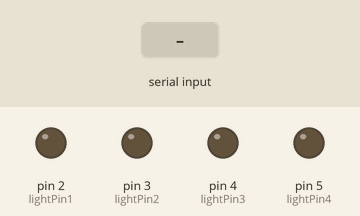
Recording of a sketch running on a simulated Arduino Uno, built with avr-gcc and run on an emulated ATmega328P. Parts: output pins drawn as LEDs (lit = HIGH). The inputs (shaded band) are chosen by the test bench.

Above: at 1.2 s.
1.3 s: "1" received over Serial
At 2.3 s:
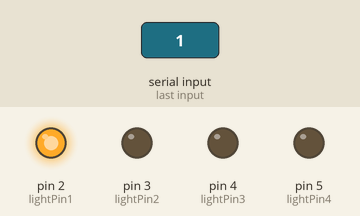
Timing chart, 0 to 4.3 s (numbered marks = the images above; inputs shaded):
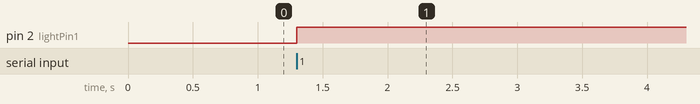

The sketch:

light_switch.ino
```cpp
/*
 * This file receives a Serial value of "1" or "0" and changes the light based on
 * that value.
 */

// Define the ports for the LEDs
int lightPin1 = 2;
int lightPin2 = 3;
int lightPin3 = 4;
int lightPin4 = 5;

//Map LEDs to assigned Ids in the frontend.
String lightPin1Id = "1";
String lightPin2Id = "2";
String lightPin3Id = "3";
String lightPin4Id = "4";


void setup()
{

  // Initialize the light pin
  pinMode(lightPin1, OUTPUT);
  pinMode(lightPin2, OUTPUT);
  pinMode(lightPin3, OUTPUT);
  pinMode(lightPin4, OUTPUT);

  // Initialize the Serial
  Serial.begin(9600);

}

void loop() {
  if(Serial.available() > 0) {
    String receivedString = "";
    String pinId = "";
    String pinSignal = "";

    while(Serial.available() > 0) {
      receivedString = char(Serial.read());
      int indexOfSplittingPoint = receivedString.indexOf(" ");
      int lengthOfInputLine = receivedString.length();

      //Divide the receivedString into the two inputs needed to control the switch statement.
      pinId = receivedString.substring(indexOfSplittingPoint + 1, lengthOfInputLine);
      pinSignal = receivedString.substring(0, indexOfSplittingPoint);

      //Serial.print(pinSignal);
    }

    if(pinId == lightPin1Id) {
      if(pinSignal == "1") {
        digitalWrite(lightPin1, HIGH);
      } else {
        digitalWrite(lightPin1, LOW);
      }
    } else if(pinId == lightPin2Id) {
      if(pinSignal == "1") {
        digitalWrite(lightPin2, HIGH);
      } else {
        digitalWrite(lightPin2, LOW);
      }
    } else if(pinId == lightPin3Id) {
      if(pinSignal == "1") {
        digitalWrite(lightPin3, HIGH);
      } else {
        digitalWrite(lightPin3, LOW);
      }
    } else if(pinId == lightPin4Id) {
      if(pinSignal == "1") {
        digitalWrite(lightPin4, HIGH);
      } else {
        digitalWrite(lightPin4, LOW);
      }
    }
  }
}
```

Measured:
- after the input at 1.3 s, pin 2 (lightPin1): LOW → HIGH at once
